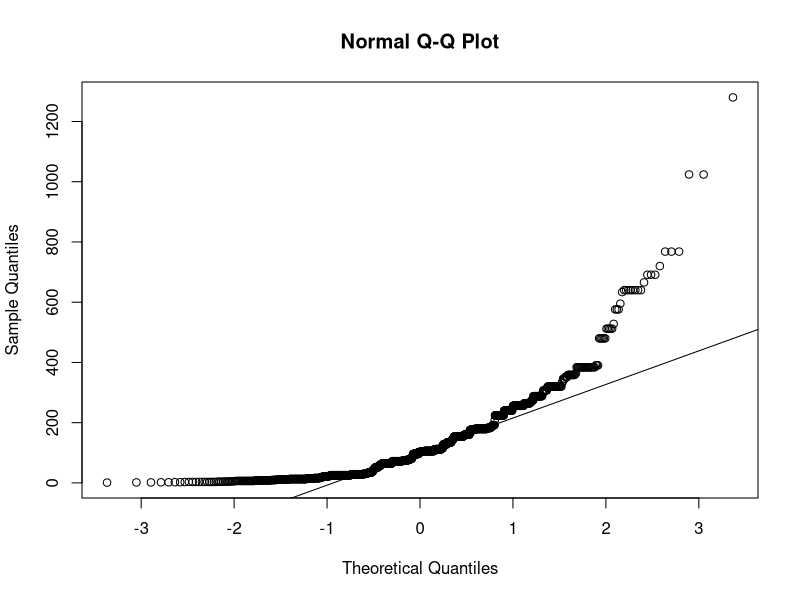
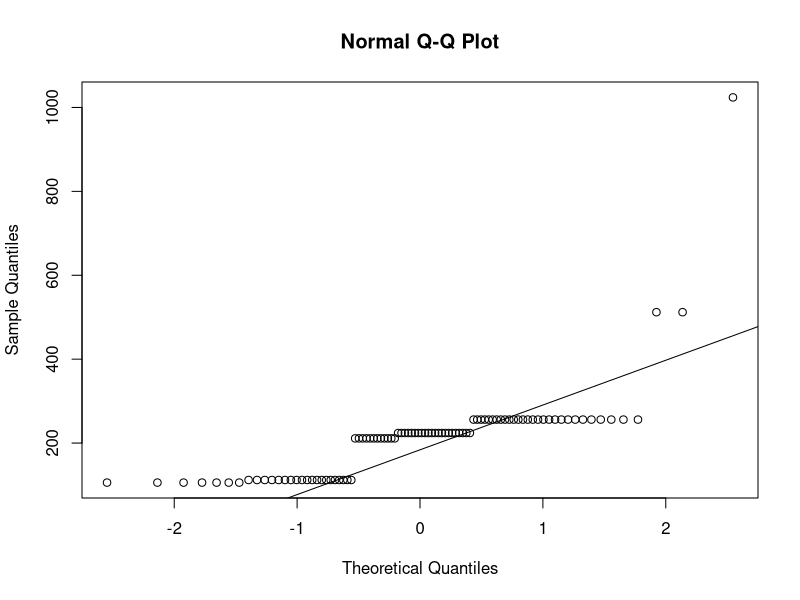
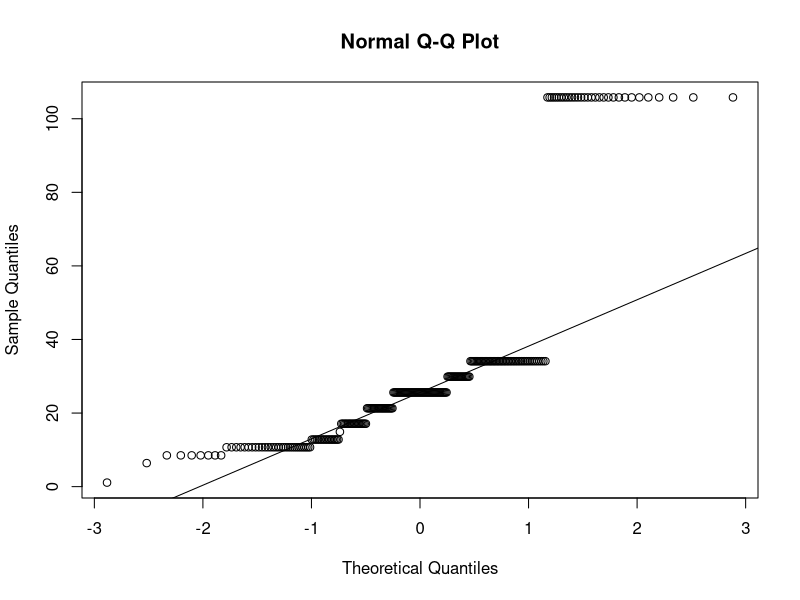
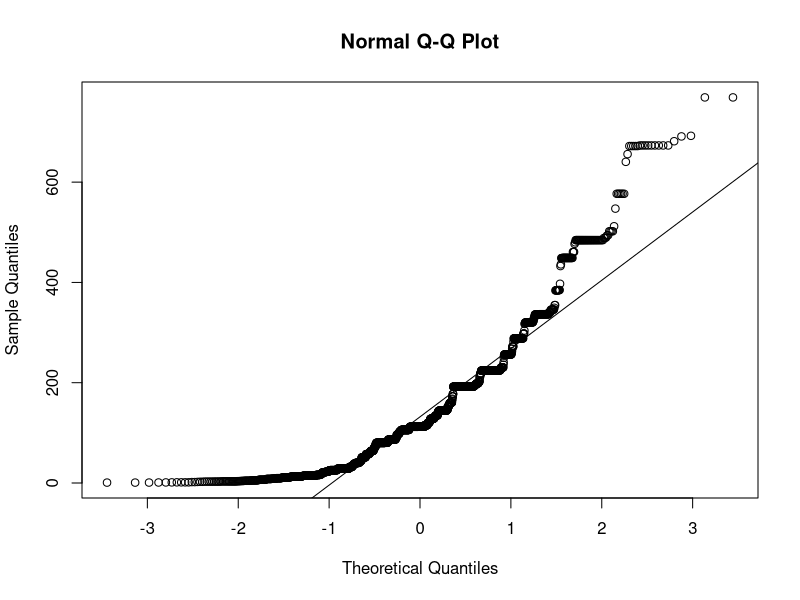
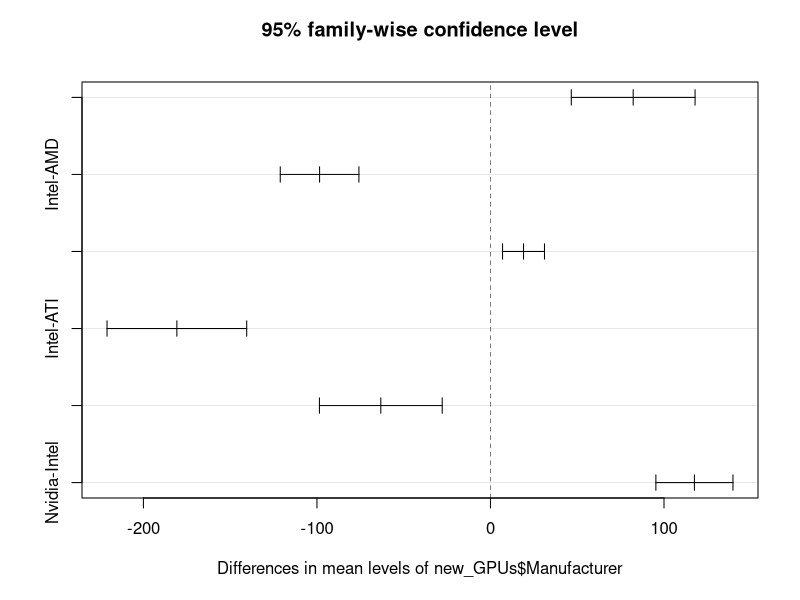

Write the R code that produced these figures, in order.
## ---- chunk 1
#Thêm thư viện
library(dplyr)
library(ggplot2)
library(car)
library(stringr)
## ---- chunk 2
#Đọc file
All_GPUs<-read.csv("All_GPUs.csv")
## ---- chunk 3
#Đồng bộ giá trị khuyết thành NA
All_GPUs <- All_GPUs %>% 
  replace(., . == "", NA) %>%
  replace(., . == "\n- ", NA) %>%
  replace(., . == "None ", NA)
missing_data <- data.frame(
  Column = colnames(All_GPUs),
  Percentage_Missing = sapply(All_GPUs, function(x) sum(is.na(x)) / nrow(All_GPUs) * 100)
)
print(missing_data)
## ---- chunk 4
#Tạo frame
selected_column <- c(
  "Manufacturer",
  "Memory_Bandwidth"
)
new_GPUs <- All_GPUs[, c(selected_column)]
print(new_GPUs)
summary(new_GPUs)
## ---- chunk 5
#Xử lý Memory_Bandwidth
new_GPUs$Memory_Bandwidth <- ifelse(
  is.na(new_GPUs$Memory_Bandwidth),
  NA,
  ifelse(
    str_detect(new_GPUs$Memory_Bandwidth, "MB/sec"),
    as.numeric(gsub("MB/sec", "", new_GPUs$Memory_Bandwidth)) / 1024,
    as.numeric(gsub("GB/sec", "", new_GPUs$Memory_Bandwidth))
  )
)
## ---- chunk 6
#Chuyển đổi thành dạng số trừ cột Manufacturer
for (c in colnames(new_GPUs)) {
  if (c == "Manufacturer") next
  new_GPUs[[c]] <- ifelse(
    is.na(new_GPUs[[c]]),
    NA,
    as.numeric(gsub("[^0-9.]", "", new_GPUs[[c]]))
  )
}
#Thay thế các giá trị NA thành giá trị trung vị của cột đó
for (c in colnames(new_GPUs)) {
  ifelse(
    missing_data$Percentage_Missing[missing_data$Column == c] < 3,
    new_GPUs <- new_GPUs[!is.na(new_GPUs[[c]]), ],
    new_GPUs[[c]] <- ifelse(
      is.na(new_GPUs[[c]]),
      median(new_GPUs[[c]], na.rm = TRUE),
      new_GPUs[[c]]
    )
  )
}
print(new_GPUs)
summary(new_GPUs)
## ---- chunk 7
table(new_GPUs$Manufacturer)
## ---- chunk 8
# 4 Phan tich phuong sai
# gia dinh 1
AMD_data_1 <- subset(new_GPUs, new_GPUs$Manufacturer == "AMD")
qqnorm(AMD_data_1$Memory_Bandwidth)
qqline(AMD_data_1$Memory_Bandwidth)
shapiro.test(AMD_data_1$Memory_Bandwidth)

ATI_data_1 <- subset(new_GPUs, new_GPUs$Manufacturer == "ATI")
qqnorm(ATI_data_1$Memory_Bandwidth)
qqline(ATI_data_1$Memory_Bandwidth)
shapiro.test(ATI_data_1$Memory_Bandwidth)

Intel_data_1 <- subset(new_GPUs, new_GPUs$Manufacturer == "Intel")
qqnorm(Intel_data_1$Memory_Bandwidth)
qqline(Intel_data_1$Memory_Bandwidth)
shapiro.test(Intel_data_1$Memory_Bandwidth)

Nvidia_data_1 <- subset(new_GPUs, new_GPUs$Manufacturer == "Nvidia")
qqnorm(Nvidia_data_1$Memory_Bandwidth)
qqline(Nvidia_data_1$Memory_Bandwidth)
shapiro.test(Nvidia_data_1$Memory_Bandwidth)

leveneTest(new_GPUs$Memory_Bandwidth ~ as.factor(new_GPUs$Manufacturer), new_GPUs)
## ---- chunk 9
#anova 1 bien
anova_model_1_Variable <- aov(new_GPUs$Memory_Bandwidth~new_GPUs$Manufacturer,new_GPUs)
summary(anova_model_1_Variable)
## ---- chunk 10
#  Phan tich sau anova 1 bien
TukeyHSD(anova_model_1_Variable)
plot(TukeyHSD(anova_model_1_Variable))
